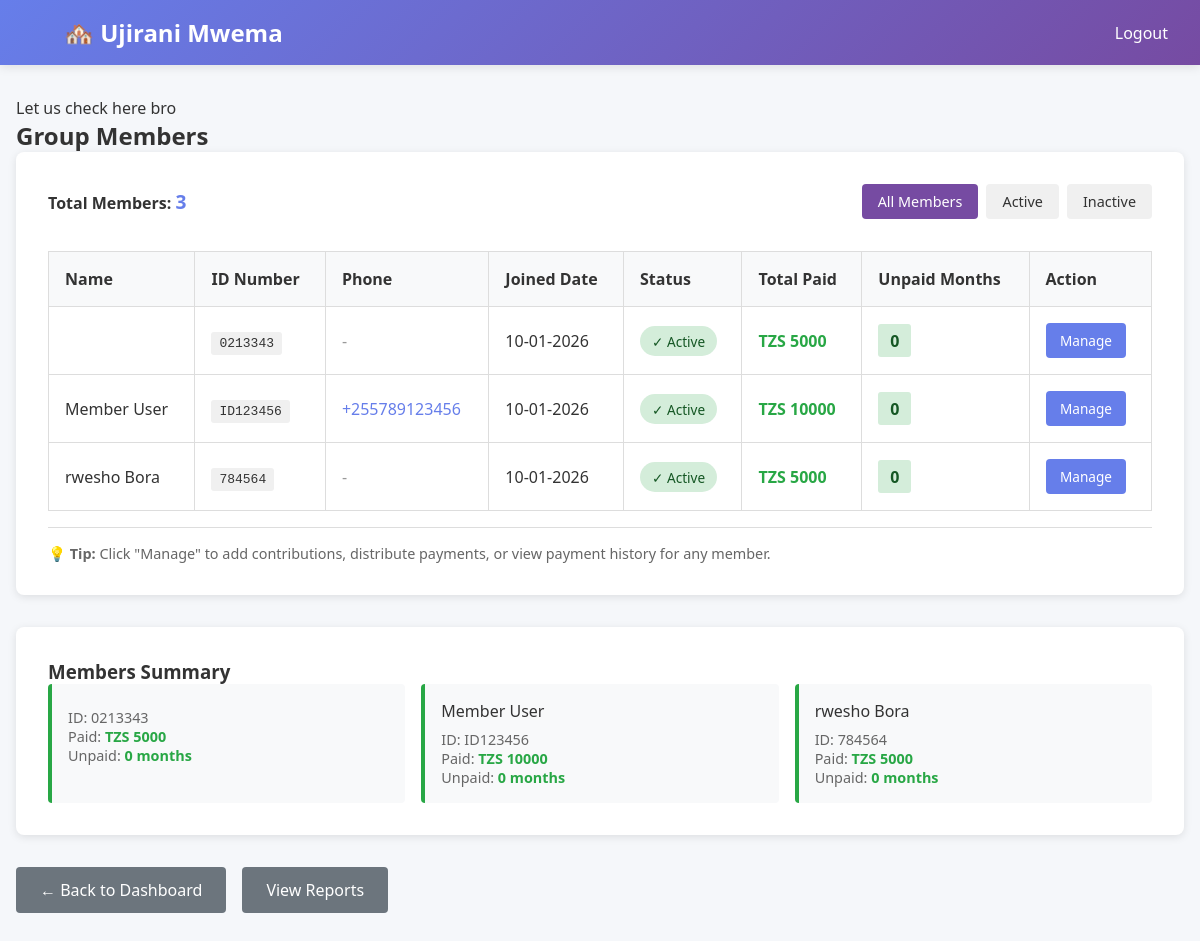
The page /members-list/ (signed in) on the database its author committed.
### contributions/models.py (models this page shows, shortened)
class Member(models.Model):
    user = models.OneToOneField(User, on_delete=models.CASCADE)
    group = models.ForeignKey(Group, on_delete=models.CASCADE, related_name='members')
    phone = models.CharField(max_length=15, blank=True)
    id_number = models.CharField(max_length=20, unique=True)
    joined_date = models.DateField(auto_now_add=True)
    is_active = models.BooleanField(default=True)
    class Meta:
        verbose_name_plural = "Members"
    def get_unpaid_months(self):
        group = self.group
        today = timezone.now().date()
        current_year = today.year
        current_month = today.month
        unpaid_months = []
        start_month = self.joined_date.month
        start_year = self.joined_date.year
        for year in range(start_year, current_year + 1):
            start = start_month if year == start_year else 1
            end = current_month if year == current_year else 12
            for month in range(start, end + 1):
                contribution = Contribution.objects.filter(
                    member=self,
                    year=year,
                    month=month,
                    amount__gte=group.monthly_contribution
                ).exists()
                if not contribution:
                    unpaid_months.append((year, month))
        return unpaid_months

### contributions/views.py (the view)
# urls.py: path('members-list/', views.member_list, name='member_list'),
@login_required(login_url='login')
def member_list(request):
    if not request.user.is_staff:
        messages.error(request, 'Access denied - Accountant only')
        return redirect('member_dashboard')
    group = Group.objects.first()
    if not group:
        group = Group.objects.create(
            name="Ujirani Mwema",
            monthly_contribution=5000
        )
    status_filter = request.GET.get('status', 'all')
    members = Member.objects.filter(group=group)
    if status_filter == 'active':
        members = members.filter(is_active=True)
    elif status_filter == 'inactive':
        members = members.filter(is_active=False)
    members = members.order_by('user__first_name')
    members_with_stats = []
    for member in members:
        paid = member.contributions.aggregate(Sum('amount'))['amount__sum'] or 0
        unpaid_count = len(member.get_unpaid_months())
        members_with_stats.append({
            'member': member,
            'paid': paid,
            'unpaid_count': unpaid_count,
        })
    context = {
        'members_with_stats': members_with_stats,
        'group': group,
        'total_members': members.count(),
        'status_filter': status_filter,
        'page_title': 'Members List',
    }
    return render(request, 'member_list.html', context)

### templates/member_list.html (shortened to what this page needs)
{% extends 'base.html' %}
{% block content %}
<h2>Group Members</h2>
<div class="card">
    <div style="display: flex; justify-content: space-between; align-items: center; margin-bottom: 1rem; flex-wrap: wrap; gap: 1rem;">
        <p style="margin: 0;">
            <strong>Total Members:</strong> <span style="color: #667eea; font-size: 1.2rem; font-weight: bold;">{{ total_members }}</span>
        </p>
        <div style="display: flex; gap: 0.5rem;">
            <a href="?status=all" class="btn" style="padding: 0.5rem 1rem; font-size: 0.9rem; {% if status_filter == 'all' or status_filter == '' %}background: #764ba2; color: white;{% else %}background: #f0f0f0; color: #333;{% endif %}">All Members</a>
            <a href="?status=active" class="btn" style="padding: 0.5rem 1rem; font-size: 0.9rem; {% if status_filter == 'active' %}background: #764ba2; color: white;{% else %}background: #f0f0f0; color: #333;{% endif %}">Active</a>
            <a href="?status=inactive" class="btn" style="padding: 0.5rem 1rem; font-size: 0.9rem; {% if status_filter == 'inactive' %}background: #764ba2; color: white;{% else %}background: #f0f0f0; color: #333;{% endif %}">Inactive</a>
        </div>
    </div>
    {% if members_with_stats %}
    <div style="overflow-x: auto;">
        <table class="table">
            <thead>
                <tr>
                    <th>Name</th>
                    <th>ID Number</th>
                    <th>Phone</th>
                    <th>Joined Date</th>
                    <th>Status</th>
                    <th>Total Paid</th>
                    <th>Unpaid Months</th>
                    <th>Action</th>
                </tr>
            </thead>
            <tbody>
                {% for item in members_with_stats %}
                <tr>
                    <td style="font-weight: 500;">{{ item.member.user.get_full_name }}</td>
                    <td>
                        <span style="background: #f0f0f0; padding: 0.25rem 0.5rem; border-radius: 3px; font-family: monospace;">{{ item.member.id_number }}</span>
                    </td>
                    <td>
                        {% if item.member.phone %}
                        <a href="tel:{{ item.member.phone }}" style="color: #667eea; text-decoration: none;">{{ item.member.phone }}</a>
                        {% else %}
                        <span style="color: #999;">-</span>
                        {% endif %}
                    </td>
                    <td>{{ item.member.joined_date|date:"d-m-Y" }}</td>
                    <td>
                        {% if item.member.is_active %}
                        <span style="background: #d4edda; padding: 0.35rem 0.75rem; border-radius: 20px; font-size: 0.85rem; color: #155724; font-weight: 500;">✓ Active</span>
                        {% else %}
                        <span style="background: #f8d7da; padding: 0.35rem 0.75rem; border-radius: 20px; font-size: 0.85rem; color: #721c24; font-weight: 500;">✗ Inactive</span>
                        {% endif %}
                    </td>
                    <td style="color: #28a745; font-weight: bold;">TZS {{ item.paid|floatformat:0 }}</td>
                    <td>
                        {% if item.unpaid_count == 0 %}
                        <span style="background: #d4edda; padding: 0.35rem 0.75rem; border-radius: 3px; color: #155724; font-weight: bold; display: inline-block;">0</span>
                        {% else %}
                        <span style="background: #fff3cd; padding: 0.35rem 0.75rem; border-radius: 3px; color: #856404; font-weight: bold; display: inline-block;">{{ item.unpaid_count }}</span>
                        {% endif %}
                    </td>
                    <td>
                        <a href="{% url 'manage_member' item.member.id %}" class="btn" style="font-size: 0.85rem; padding: 0.5rem 0.9rem;">Manage</a>
                    </td>
                </tr>
                {% endfor %}
            </tbody>
        </table>
    </div>
    <div style="margin-top: 1rem; padding-top: 1rem; border-top: 1px solid #ddd; color: #666; font-size: 0.9rem;">
        <p>💡 <strong>Tip:</strong> Click "Manage" to add contributions, distribute payments, or view payment history for any member.</p>
    </div>
    {% else %}
    <div style="background: #f8f9fa; padding: 2rem; border-radius: 4px; text-align: center;">
        <p style="margin: 0; color: #666; font-size: 1rem;">
            No members found with current filter.
        </p>
    </div>
    {% endif %}
</div>
<div class="card">
    <h3>Members Summary</h3>
    <div style="display: grid; grid-template-columns: repeat(auto-fit, minmax(200px, 1fr)); gap: 1rem;">
        {% for item in members_with_stats %}
        <div style="background: #f8f9fa; padding: 1rem; border-radius: 4px; border-left: 4px solid {% if item.unpaid_count == 0 %}#28a745{% elif item.unpaid_count > 0 %}#ffc107{% endif %};">
            <div style="font-weight: 500; margin-bottom: 0.5rem;">{{ item.member.user.get_full_name }}</div>
            <div style="font-size: 0.9rem; color: #666;">
                ID: {{ item.member.id_number }}<br>
                Paid: <span style="color: #28a745; font-weight: bold;">TZS {{ item.paid|floatformat:0 }}</span><br>
                Unpaid: <span style="{% if item.unpaid_count == 0 %}color: #28a745;{% else %}color: #ffc107;{% endif %} font-weight: bold;">{{ item.unpaid_count }} months</span>
            </div>
        </div>
        {% empty %}
        <p style="color: #999;">No members to display</p>
        {% endfor %}
    </div>
</div>
<div style="margin-top: 2rem; display: flex; gap: 1rem;">
    <a href="{% url 'accountant_dashboard' %}" class="btn btn-secondary">← Back to Dashboard</a>
    <a href="{% url 'reports' %}" class="btn btn-secondary">View Reports</a>
</div>
{% endblock %}

### templates/base.html (style rules this page uses)
* { margin: 0; padding: 0; box-sizing: border-box; }
body { font-family: 'Segoe UI', Tahoma, Geneva, Verdana, sans-serif; background: #f5f7fa; color: #333; }
.card { background: white; border-radius: 8px; padding: 2rem; margin-bottom: 2rem; box-shadow: 0 2px 8px rgba(0,0,0,0.1); }
.btn { display: inline-block; padding: 0.75rem 1.5rem; background: #667eea; color: white; text-decoration: none; border: none; border-radius: 4px; cursor: pointer; font-size: 1rem; transition: background 0.3s; }
.btn-secondary { background: #6c757d; }
.table { width: 100%; border-collapse: collapse; margin-top: 1rem; }
.table th { background: #f8f9fa; padding: 1rem; text-align: left; border: 1px solid #ddd; font-weight: 600; }
.table td { padding: 1rem; border: 1px solid #ddd; }

### rows shown on the page
Member: member.id_number "0213343", member.joined_date "10-01-2026", is_active "✓ Active", paid "5000", unpaid_count "0"
Member: member.user.get_full_name "Member User", member.id_number "ID123456", member.phone "+255789123456", member.joined_date "10-01-2026", is_active "✓ Active", paid "10000", unpaid_count "0"
Member: member.user.get_full_name "rwesho Bora", member.id_number "784564", member.joined_date "10-01-2026", is_active "✓ Active", paid "5000", unpaid_count "0"

### other values the page prints
{{ total_members }} "3"
